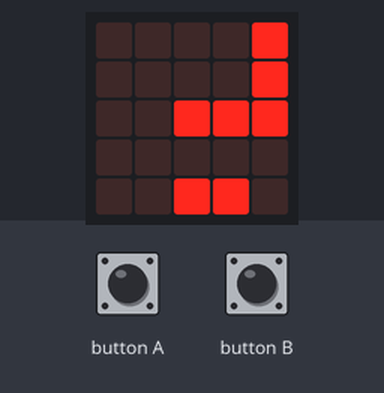
Bench run of a program on a simulated BBC micro:bit (MakeCode). Shown: the board's 5×5 LED display. Inputs (shaded band) come from the test bench.

Above: at 1.2 s.
1.3 s: button A pressed for 0.15 s
At 1.4 s:
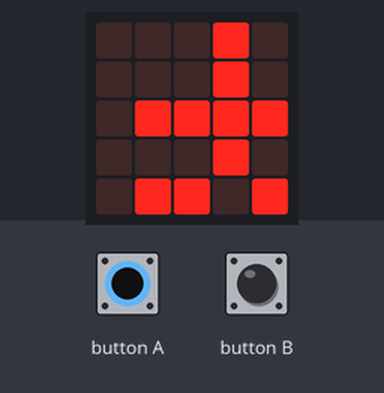
At 7.0 s:
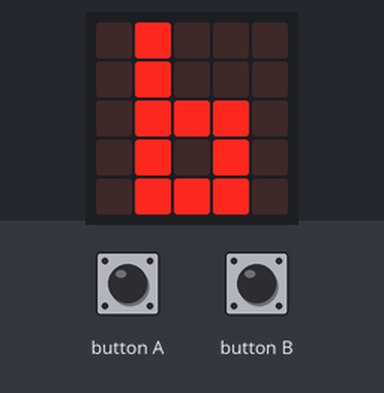
7.5 s: button B pressed for 0.15 s
At 13.8 s:
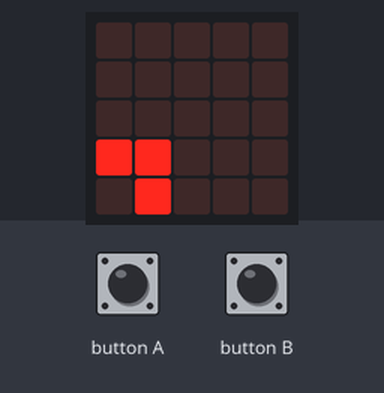
Timing chart, 0 to 15.3 s (numbered marks = the images above; inputs shaded):
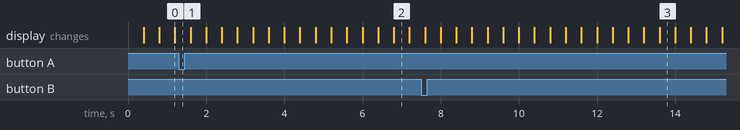

The program:

main.ts
```typescript
input.onButtonPressed(Button.A, function () {
    basic.showLeds(`
        . # . . .
        . # . . .
        . # # # .
        . # . # .
        . # # # .
        `)
    basic.showLeds(`
        . . # . .
        . . . . .
        . . # . .
        . . # . .
        . . # . .
        `)
    basic.showLeds(`
        . . # . .
        . . # . .
        . . # . .
        . . # . .
        . . # . .
        `)
    basic.showLeds(`
        . . # . .
        . . # . .
        . . # . .
        . . # . .
        . . # . .
        `)
    basic.showLeds(`
        . . . . .
        . # . # .
        . . # . .
        . # . . .
        . . . . .
        `)
    basic.showLeds(`
        . . . . .
        . . . . .
        . . . . .
        . . . . .
        . . . . .
        `)
    basic.showLeds(`
        . # # # .
        . # . . .
        . # # # .
        . . . # .
        . # # # .
        `)
    basic.showLeds(`
        . . # . .
        . . . . .
        . . # . .
        . . # . .
        . . # . .
        `)
    basic.showLeds(`
        . # . . .
        . # . # .
        . # # . #
        . # . . .
        . # . . .
        `)
    basic.showLeds(`
        . . . . .
        . . . . .
        . . . . .
        . . . . .
        . . . . .
        `)
    basic.showLeds(`
        . # # # .
        . # . . .
        . # # # .
        . . . # .
        . # # # .
        `)
    basic.showLeds(`
        . . . . .
        . # # # .
        . # . # .
        . # # # .
        . . . . .
        `)
    basic.showLeds(`
        . . . . .
        . . . . .
        . . . . .
        . . . . .
        . . . . .
        `)
    basic.showLeds(`
        . # . . .
        . # . . .
        . # # # .
        . # . # .
        . # . # .
        `)
    basic.showLeds(`
        . . . . .
        . # # # .
        . # . # .
        . # # # .
        . . . . #
        `)
    basic.showLeds(`
        . . . . .
        . # . . .
        . # # # .
        . # . # .
        . # . # .
        `)
    basic.showLeds(`
        . . . # .
        . . . # .
        . # # # .
        . # . # .
        . # # # .
        `)
    basic.showLeds(`
        . # # # .
        . # . . .
        . # # # .
        . . . # .
        . # # # .
        `)
    basic.showLeds(`
        . . . . .
        . # # # .
        . # . # .
        . # # # .
        . . . . .
        `)
    basic.showLeds(`
        . . . . .
        # . # . #
        # . # . #
        # # . # #
        # . . . #
        `)
    basic.showLeds(`
        . . # . .
        . # . # .
        # # # # #
        . # . . .
        . . # # #
        `)
})
input.onButtonPressed(Button.B, function () {
    basic.showLeds(`
        . . . . .
        . . . . .
        . . # . .
        . . . . .
        . . . . .
        `)
    basic.showLeds(`
        . . . . .
        . . # . .
        . # . # .
        . . # . .
        . . . . .
        `)
    basic.showLeds(`
        . . # . .
        . # . # .
        # . . . #
        . # . # .
        . . # . .
        `)
    basic.showLeds(`
        . # . # .
        # . . . #
        . . . . .
        # . . . #
        . # . # .
        `)
    basic.showLeds(`
        # . . . #
        . . . . .
        . . . . .
        . . . . .
        # . . . #
        `)
    basic.showLeds(`
        . . . . .
        . . . . .
        . . . . .
        . . . . .
        . . . . .
        `)
})
basic.forever(function () {
    basic.showLeds(`
        . . . . .
        . . . . .
        . . . . #
        . . . . .
        . . . . #
        `)
    basic.showLeds(`
        . . . . .
        . . . . .
        . . . # #
        . . . . .
        . . . # #
        `)
    basic.showLeds(`
        . . . . #
        . . . . #
        . . # # #
        . . . . .
        . . # # .
        `)
    basic.showLeds(`
        . . . # .
        . . . # .
        . # # # #
        . . . # .
        . # # . #
        `)
    basic.showLeds(`
        . . # . .
        . . # . .
        # # # # #
        . . # . .
        # # . # #
        `)
    basic.showLeds(`
        . # . . .
        . # . . .
        # # # # .
        . # . . .
        # . # . .
        `)
    basic.showLeds(`
        # . . . .
        # . . . .
        # # # . .
        # . . . .
        . # . . .
        `)
    basic.showLeds(`
        . . . . .
        . . . . .
        # # . . .
        . . . . .
        # . . . .
        `)
    basic.showLeds(`
        . . . . .
        . . . . #
        # . . . .
        . . . . .
        # . . . .
        `)
    basic.showLeds(`
        . . . . .
        . . . # #
        . . . . #
        . . . . #
        . . . . #
        `)
    basic.showLeds(`
        . . . . .
        . . # # .
        . . . # .
        . . . # #
        . . . # .
        `)
    basic.showLeds(`
        . . . . .
        . # # . .
        . . # . .
        . . # # #
        . . # . #
        `)
    basic.showLeds(`
        . . . . .
        # # . . .
        . # . . .
        . # # # .
        . # . # .
        `)
    basic.showLeds(`
        . . . . .
        # . . . .
        # . . . .
        # # # . .
        # . # . .
        `)
    basic.showLeds(`
        . . . . .
        . . . . .
        . . . . .
        # # . . .
        . # . . .
        `)
    basic.showLeds(`
        . . . . .
        . . . . .
        . . . . .
        # . . . .
        # . . . .
        `)
    basic.showLeds(`
        . . . . .
        . . . . .
        . . . . .
        . . . . .
        . . . . .
        `)
})
```

test.ts
```typescript
// 在這裡測試；當此封包作為擴充功能時，將不會編譯此內容。
```

Measured:
- after the input at 1.3 s, the display: first differs from a run without the input after 5.5 s (image 2)
- what the display in image 0 shows lasts 0.4 s, from 0.8 s to 1.2 s
